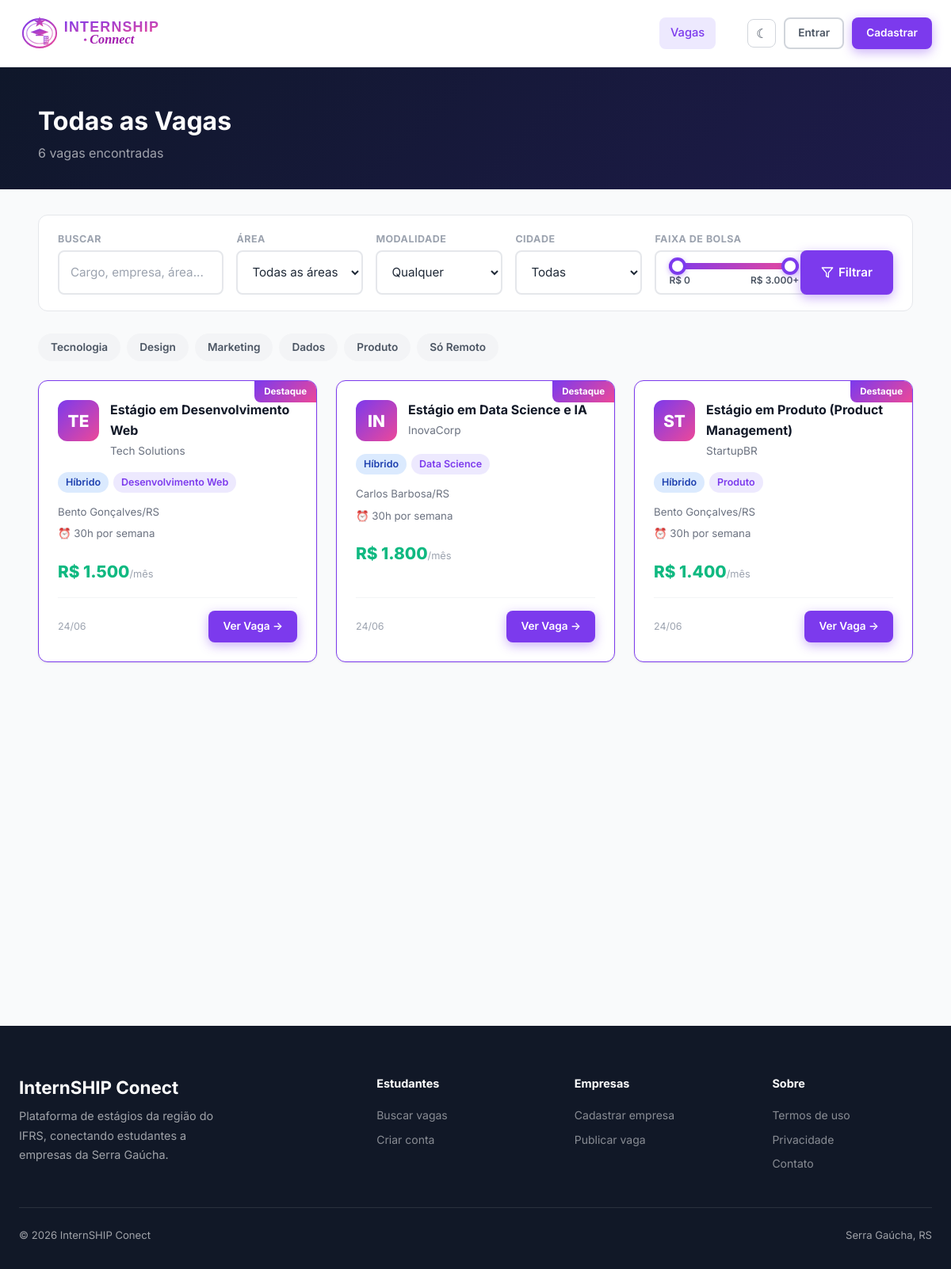
Page /vagas.php on the committed database.
### tables this page shows
CREATE TABLE IF NOT EXISTS vagas (
    id INT AUTO_INCREMENT PRIMARY KEY,
    empresa_id INT NOT NULL,
    titulo VARCHAR(200) NOT NULL,
    descricao TEXT NOT NULL,
    requisitos TEXT,
    beneficios TEXT,
    area VARCHAR(100),
    cidade VARCHAR(100),
    estado CHAR(2),
    modalidade ENUM('presencial','remoto','hibrido') DEFAULT 'presencial',
    bolsa DECIMAL(10,2),
    carga_horaria INT,
    ativa TINYINT(1) DEFAULT 1,
    restrita TINYINT(1) DEFAULT 0,
    motivo_restricao VARCHAR(255) DEFAULT NULL,
    destaque TINYINT(1) DEFAULT 0,
    views INT DEFAULT 0,
    criado_em TIMESTAMP DEFAULT CURRENT_TIMESTAMP,
    FOREIGN KEY (empresa_id) REFERENCES empresas(id) ON DELETE CASCADE
);

CREATE TABLE IF NOT EXISTS empresas (
    id INT AUTO_INCREMENT PRIMARY KEY,
    usuario_id INT NOT NULL UNIQUE,
    nome_empresa VARCHAR(200) NOT NULL,
    cnpj VARCHAR(20),
    descricao TEXT,
    site VARCHAR(255),
    cidade VARCHAR(100),
    estado CHAR(2),
    setor VARCHAR(100),
    logo VARCHAR(255),
    FOREIGN KEY (usuario_id) REFERENCES usuarios(id) ON DELETE CASCADE
);

### vagas.php (the view, shortened to what this page needs)
<?php
$db = getDB();
$q = trim($_GET['q'] ?? '');
$area = $_GET['area'] ?? '';
$modalidade = $_GET['modalidade'] ?? '';
$bolsaSliderMin = 0;
$bolsaSliderMax = 3000;
$bolsaSliderStep = 100;
$bolsa_min = max($bolsaSliderMin, (int)($_GET['bolsa_min'] ?? 0));
$bolsa_max = (int)($_GET['bolsa_max'] ?? $bolsaSliderMax);
$page = max(1, (int)($_GET['page'] ?? 1));
$perPage = 12;
$where = ['v.ativa = 1', 'v.restrita = 0'];
$params = [];
$whereSQL = implode(' AND ', $where);
$stmtCount = $db->prepare("SELECT COUNT(*) FROM vagas v JOIN empresas e ON v.empresa_id = e.id WHERE $whereSQL");
$stmtCount->execute($params);
$total = (int)$stmtCount->fetchColumn();
$offset = ($page - 1) * $perPage;
$stmt = $db->prepare("
    SELECT v.*, e.nome_empresa, e.logo, e.setor
    FROM vagas v
    JOIN empresas e ON v.empresa_id = e.id
    WHERE $whereSQL
    ORDER BY v.destaque DESC, v.criado_em DESC
    LIMIT $perPage OFFSET $offset
");
$stmt->execute($params);
$vagas = $stmt->fetchAll();
function modalidadeBadge($m) {
    return match($m) { 'remoto' => 'badge-green', 'hibrido' => 'badge-blue', default => 'badge-gray' };
}
function modalidadeLabel($m) {
    return match($m) { 'remoto' => 'Remoto', 'hibrido' => 'Híbrido', default => 'Presencial' };
}
include __DIR__ . '/includes/header.php';
?>
<div style="background:linear-gradient(135deg,#0F172A,#1E1B4B);padding:48px 24px 32px;">
  <div class="container">
    <h1 style="color:#fff;font-size:2rem;margin-bottom:8px;">
      <?= $q ? "Resultados para \"" . htmlspecialchars($q) . "\"" : "Todas as Vagas" ?>
    </h1>
    <p style="color:rgba(255,255,255,.6);">
      <?= $total ?> vaga<?= $total !== 1 ? 's' : '' ?> encontrada<?= $total !== 1 ? 's' : '' ?>
    </p>
  </div>
</div>
<div style="background:var(--gray-50);padding:32px 24px 80px;">
  <div class="container">
    <form method="GET" class="filter-bar">
      <div class="filter-group" style="flex:2;">
        <span class="filter-label">Buscar</span>
        <input type="text" name="q" class="form-control" placeholder="Cargo, empresa, área..." value="<?= htmlspecialchars($q) ?>">
      </div>
      <div class="filter-group">
        <span class="filter-label">Área</span>
        <select name="area" class="form-control">
          <option value="">Todas as áreas</option>
        </select>
      </div>
      <div class="filter-group">
        <span class="filter-label">Modalidade</span>
        <select name="modalidade" class="form-control">
          <option value="">Qualquer</option>
        </select>
      </div>
      <div class="filter-group">
        <span class="filter-label">Cidade</span>
        <select name="cidade" class="form-control">
          <option value="">Todas</option>
        </select>
      </div>
      <div class="filter-group" style="flex:1.6;">
        <span class="filter-label">Faixa de bolsa</span>
        <div class="range-slider"
             data-range-slider
             data-min="<?= $bolsaSliderMin ?>"
             data-max="<?= $bolsaSliderMax ?>"
             data-step="<?= $bolsaSliderStep ?>">
          <div class="range-slider-track">
            <div class="range-slider-fill"></div>
            <input class="range-min" type="range" min="<?= $bolsaSliderMin ?>" max="<?= $bolsaSliderMax ?>" step="<?= $bolsaSliderStep ?>" value="<?= $bolsa_min ?>" aria-label="Bolsa mínima">
            <input class="range-max" type="range" min="<?= $bolsaSliderMin ?>" max="<?= $bolsaSliderMax ?>" step="<?= $bolsaSliderStep ?>" value="<?= $bolsa_max ?>" aria-label="Bolsa máxima">
          </div>
          <div class="range-slider-values">
            <span class="range-label-min">R$ <?= number_format($bolsa_min, 0, ',', '.') ?></span>
            <span class="range-label-max">R$ <?= number_format($bolsa_max, 0, ',', '.') ?><?= $bolsa_max >= $bolsaSliderMax ? '+' : '' ?></span>
          </div>
        </div>
      </div>
      <div style="display:flex;gap:8px;align-items:flex-end;">
        <button type="submit" class="btn btn-primary" style="height:56px;display:inline-flex;align-items:center;gap:6px;">
          <svg width="16" height="16" viewBox="0 0 24 24" fill="none" stroke="currentColor" stroke-width="2" stroke-linecap="round" stroke-linejoin="round"><polygon points="22 3 2 3 10 12.46 10 19 14 21 14 12.46 22 3"/></svg>
          Filtrar
        </button>
      </div>
    </form>
    <div style="display:flex;gap:8px;margin-bottom:24px;flex-wrap:wrap;">
      <?php foreach (['Tecnologia','Design','Marketing','Dados','Produto'] as $tag): ?>
        <a href="?area=<?= urlencode($tag) ?>" class="badge badge-<?= $area === $tag ? 'purple' : 'gray' ?>" style="padding:7px 16px;font-size:.85rem;cursor:pointer;text-decoration:none;">
          <?= $tag ?>
        </a>
      <?php endforeach; ?>
      <a href="?modalidade=remoto" class="badge badge-<?= $modalidade === 'remoto' ? 'green' : 'gray' ?>" style="padding:7px 16px;font-size:.85rem;cursor:pointer;text-decoration:none;">
        Só Remoto
      </a>
    </div>
    <?php if (empty($vagas)): ?>
      <div class="empty-state">
        <div class="empty-icon"></div>
        <h3>Nenhuma vaga encontrada</h3>
        <p>Tente mudar os filtros ou <a href="/teste/vagas.php">ver todas as vagas</a></p>
      </div>
    <?php else: ?>
      <div class="jobs-grid">
        <?php foreach ($vagas as $v): ?>
        <div class="job-card <?= $v['destaque'] ? 'destaque' : '' ?>">
          <div class="job-card-header">
            <div class="company-logo">
              <?php if ($v['logo']): ?>
                <img src="<?= htmlspecialchars($v['logo']) ?>" alt="">
              <?php else: ?>
                <?= mb_strtoupper(mb_substr($v['nome_empresa'], 0, 2)) ?>
              <?php endif; ?>
            </div>
            <div>
              <div class="job-card-title"><?= htmlspecialchars($v['titulo']) ?></div>
              <div class="job-card-company"><?= htmlspecialchars($v['nome_empresa']) ?></div>
            </div>
          </div>
          <div class="job-card-pills">
            <span class="badge <?= modalidadeBadge($v['modalidade']) ?>"><?= modalidadeLabel($v['modalidade']) ?></span>
            <?php if ($v['area']): ?>
              <span class="badge badge-purple"><?= htmlspecialchars($v['area']) ?></span>
            <?php endif; ?>
          </div>
          <div class="job-card-infos">
            <div class="job-card-info"><?= htmlspecialchars($v['cidade']) ?>/<?= $v['estado'] ?></div>
            <?php if ($v['carga_horaria']): ?>
              <div class="job-card-info">⏰ <?= $v['carga_horaria'] ?>h por semana</div>
            <?php endif; ?>
          </div>
          <?php if ($v['bolsa']): ?>
            <div class="job-card-bolsa">R$ <?= number_format($v['bolsa'], 0, ',', '.') ?><span style="font-size:.8rem;font-weight:400;color:var(--gray-400)">/mês</span></div>
          <?php endif; ?>
          <div class="job-card-footer">
            <span class="job-card-date"><?= date('d/m', strtotime($v['criado_em'])) ?></span>
            <a href="/teste/vaga.php?id=<?= $v['id'] ?>" class="btn btn-primary btn-sm">Ver Vaga →</a>
          </div>
        </div>
        <?php endforeach; ?>
      </div>
    <?php endif; ?>
  </div>
</div>
<?php include __DIR__ . '/includes/footer.php'; ?>

### rows in the picture
vagas: empresa.nome_empresa "TE", titulo "Estágio em Desenvolvimento Web", empresa.nome_empresa "Tech Solutions", modalidade "Híbrido", area "Desenvolvimento Web", cidade "Bento Gonçalves", estado "RS", carga_horaria "30", bolsa "1.500", criado_em "24/06"
vagas: empresa.nome_empresa "IN", titulo "Estágio em Data Science e IA", empresa.nome_empresa "InovaCorp", modalidade "Híbrido", area "Data Science", cidade "Carlos Barbosa", estado "RS", carga_horaria "30", bolsa "1.800", criado_em "24/06"
vagas: empresa.nome_empresa "ST", titulo "Estágio em Produto (Product Management)", empresa.nome_empresa "StartupBR", modalidade "Híbrido", area "Produto", cidade "Bento Gonçalves", estado "RS", carga_horaria "30", bolsa "1.400", criado_em "24/06"

### other values in the picture
$total "6"
$tag "Tecnologia"
$tag "Design"
$tag "Marketing"
$tag "Dados"
$tag "Produto"
